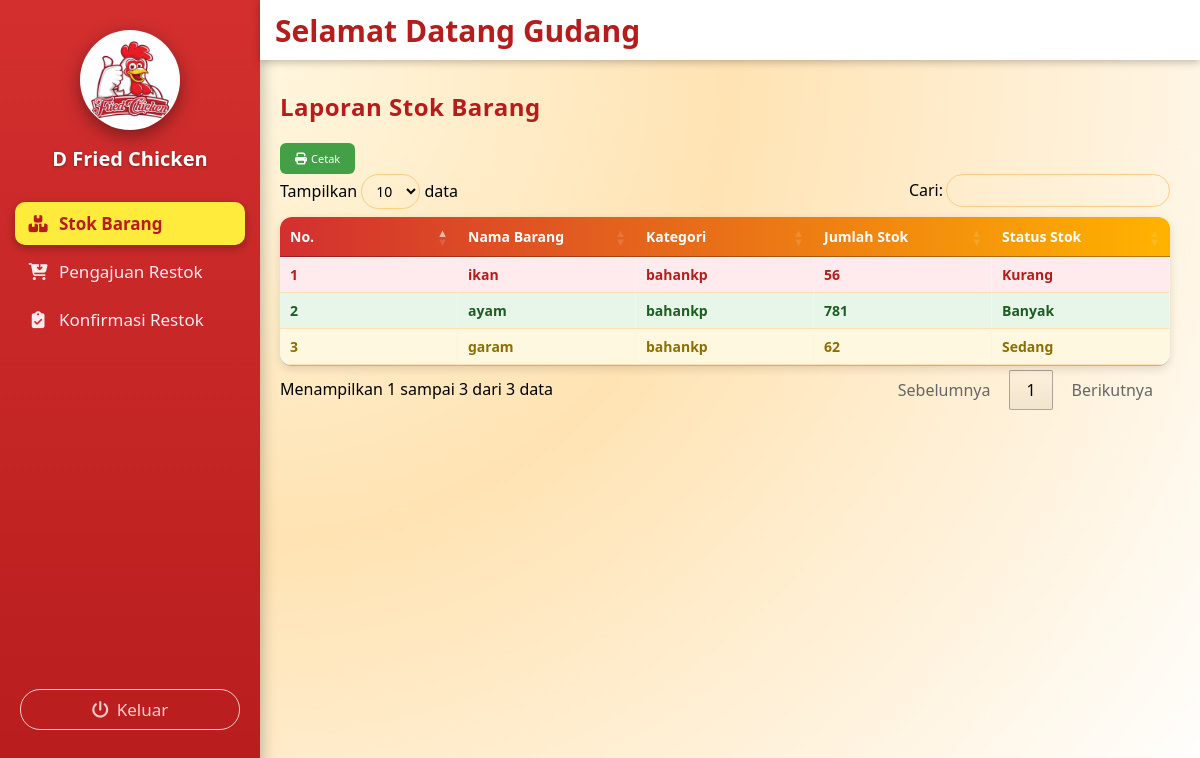
The page /gudang/stok_barang/stok_barang.php (signed in) on the database as committed earlier.
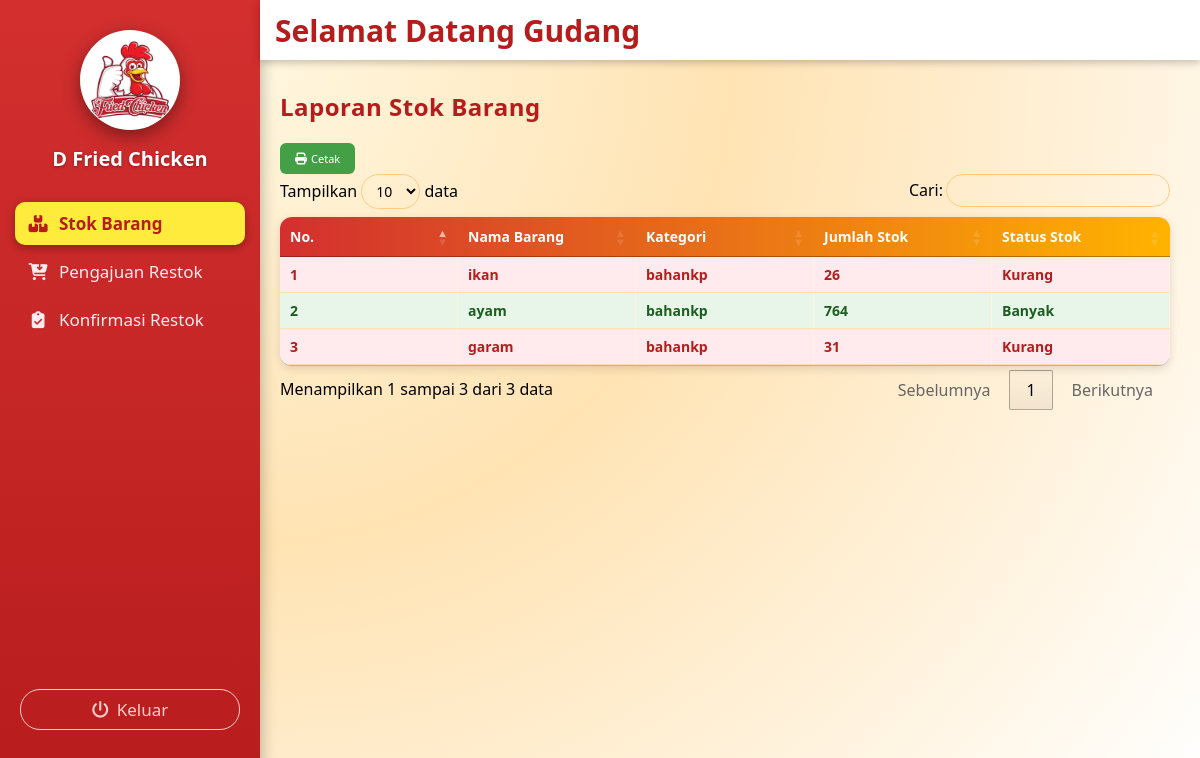
The same page on the database as committed later.
### tables this page shows
CREATE TABLE `stok_gudang` (
  `Id_stok_gudang` int NOT NULL,
  `id_barang` int NOT NULL,
  `Nama_barang` varchar(15) DEFAULT NULL,
  `Kategori` varchar(15) DEFAULT NULL,
  `Jumlah_stok` int DEFAULT NULL
);

CREATE TABLE `barang` (
  `id_barang` int NOT NULL,
  `id_kategori` int NOT NULL,
  `nama_barang` varchar(15) NOT NULL,
  `kategori` varchar(15) NOT NULL,
  `harga` int NOT NULL,
  `minimal_stok_gudang` int NOT NULL,
  `minimal_stok_outlet` int NOT NULL
);

### gudang/stok_barang/stok_barang.php (the view, shortened to what this page needs)
<?php
include '../../koneksi/sidebargudang.php';
include '../../koneksi/koneksi.php';
?>
<link rel="stylesheet" href="https://cdn.datatables.net/1.13.6/css/jquery.dataTables.min.css">
<link rel="stylesheet" href="https://cdnjs.cloudflare.com/ajax/libs/font-awesome/6.5.0/css/all.min.css">
<div class="konten-utama">
  <h2>Laporan Stok Barang</h2>
  <button class="tombol tombol-cetak"><i class="fa-solid fa-print"></i> Cetak</button>
  <table id="tabel-barang" class="tabel-barang">
    <thead>
      <tr>
        <th>No.</th>
        <th>Nama Barang</th>
        <th>Kategori</th>
        <th>Jumlah Stok</th>
        <th>Status Stok</th>
      </tr>
    </thead>
    <tbody>
      <?php
      $no = 1;
      $query = mysqli_query($conn, "
        SELECT
          sg.Id_stok_gudang,
          sg.Id_barang,
          sg.Nama_barang,
          sg.Kategori,
          sg.Jumlah_stok,
          b.minimal_stok_gudang,
          COALESCE(k.nama_kategori, sg.Kategori) AS nama_kategori
        FROM stok_gudang sg
        JOIN barang b ON b.id_barang = sg.Id_barang
        LEFT JOIN kategori k ON k.id_kategori = sg.Kategori
        ORDER BY sg.Id_stok_gudang ASC
      ");
      while($row = mysqli_fetch_assoc($query)) {
        $stok = (int)$row['Jumlah_stok'];
        $min  = (int)$row['minimal_stok_gudang'];
        if ($stok < $min) {
          $kelas = 'tr-merah';
          $peringatan = 'Kurang';
        } elseif ($stok >= 2 * $min) {
          $kelas = 'tr-hijau';
          $peringatan = 'Banyak';
        } else {
          $kelas = 'tr-kuning';
          $peringatan = 'Sedang';
        }
      ?>
      <tr class="<?= $kelas; ?>">
        <td data-label="No"><?= $no++; ?></td>
        <td data-label="Nama Barang"><?= htmlspecialchars($row['Nama_barang']); ?></td>
        <td data-label="Kategori"><?= htmlspecialchars($row['nama_kategori']); ?></td>
        <td data-label="Jumlah Stok"><?= $stok; ?></td>
        <td data-label="Peringatan"><?= $peringatan; ?></td>
      </tr>
      <?php } ?>
    </tbody>
  </table>
</div>

Rows that differ between the two databases and show on the page:
changed stok_gudang "ikan": Jumlah_stok "56" → "26"
changed stok_gudang "ayam": Jumlah_stok "781" → "764"
changed stok_gudang "garam": Jumlah_stok "62" → "31"; Jumlah_stok.minimal_stok_gudang "Sedang" → "Kurang"
